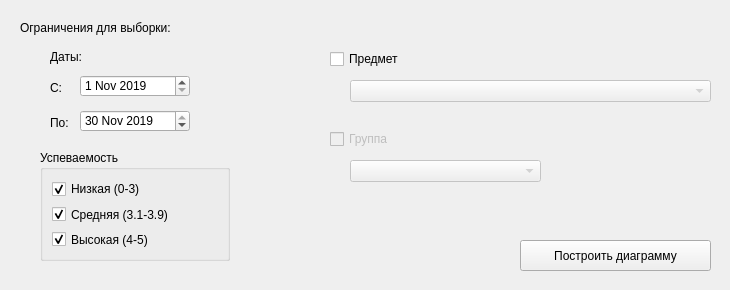
<?xml version="1.0" encoding="UTF-8"?>
<ui version="4.0">
 <class>AverageStatisticsSettings</class>
 <widget class="QMainWindow" name="AverageStatisticsSettings">
  <property name="geometry">
   <rect>
    <x>0</x>
    <y>0</y>
    <width>730</width>
    <height>290</height>
   </rect>
  </property>
  <property name="minimumSize">
   <size>
    <width>730</width>
    <height>290</height>
   </size>
  </property>
  <property name="maximumSize">
   <size>
    <width>730</width>
    <height>290</height>
   </size>
  </property>
  <property name="windowTitle">
   <string>Настройки построения диаграммы по средним</string>
  </property>
  <widget class="QWidget" name="centralwidget">
   <widget class="QLabel" name="label_3">
    <property name="geometry">
     <rect>
      <x>50</x>
      <y>80</y>
      <width>21</width>
      <height>16</height>
     </rect>
    </property>
    <property name="text">
     <string>С: </string>
    </property>
   </widget>
   <widget class="QComboBox" name="GroupNameComboBox">
    <property name="enabled">
     <bool>false</bool>
    </property>
    <property name="geometry">
     <rect>
      <x>350</x>
      <y>160</y>
      <width>191</width>
      <height>22</height>
     </rect>
    </property>
   </widget>
   <widget class="QCheckBox" name="SubjectCheckBox">
    <property name="geometry">
     <rect>
      <x>330</x>
      <y>50</y>
      <width>76</width>
      <height>18</height>
     </rect>
    </property>
    <property name="text">
     <string>Предмет</string>
    </property>
   </widget>
   <widget class="QLabel" name="label">
    <property name="geometry">
     <rect>
      <x>20</x>
      <y>20</y>
      <width>181</width>
      <height>16</height>
     </rect>
    </property>
    <property name="text">
     <string>Ограничения для выборки:</string>
    </property>
   </widget>
   <widget class="QGroupBox" name="groupBox">
    <property name="geometry">
     <rect>
      <x>40</x>
      <y>150</y>
      <width>190</width>
      <height>111</height>
     </rect>
    </property>
    <property name="title">
     <string>Успеваемость</string>
    </property>
    <layout class="QVBoxLayout" name="verticalLayout">
     <item>
      <widget class="QCheckBox" name="LowPerformanceCheckBox">
       <property name="text">
        <string>Низкая (0-3)</string>
       </property>
       <property name="checked">
        <bool>true</bool>
       </property>
      </widget>
     </item>
     <item>
      <widget class="QCheckBox" name="MidPerformanceCheckBox">
       <property name="text">
        <string>Средняя (3.1-3.9)</string>
       </property>
       <property name="checked">
        <bool>true</bool>
       </property>
      </widget>
     </item>
     <item>
      <widget class="QCheckBox" name="HighPerformanceCheckBox">
       <property name="text">
        <string>Высокая (4-5)</string>
       </property>
       <property name="checked">
        <bool>true</bool>
       </property>
      </widget>
     </item>
    </layout>
   </widget>
   <widget class="QLabel" name="label_2">
    <property name="geometry">
     <rect>
      <x>50</x>
      <y>50</y>
      <width>54</width>
      <height>14</height>
     </rect>
    </property>
    <property name="text">
     <string>Даты:</string>
    </property>
   </widget>
   <widget class="QComboBox" name="SubjectNameComboBox">
    <property name="enabled">
     <bool>false</bool>
    </property>
    <property name="geometry">
     <rect>
      <x>350</x>
      <y>80</y>
      <width>361</width>
      <height>22</height>
     </rect>
    </property>
   </widget>
   <widget class="QDateEdit" name="ToDateEdit">
    <property name="enabled">
     <bool>true</bool>
    </property>
    <property name="geometry">
     <rect>
      <x>80</x>
      <y>110</y>
      <width>110</width>
      <height>22</height>
     </rect>
    </property>
    <property name="dateTime">
     <datetime>
      <hour>0</hour>
      <minute>0</minute>
      <second>0</second>
      <year>2019</year>
      <month>11</month>
      <day>30</day>
     </datetime>
    </property>
   </widget>
   <widget class="QPushButton" name="BuildDiagrammBtn">
    <property name="geometry">
     <rect>
      <x>520</x>
      <y>240</y>
      <width>191</width>
      <height>31</height>
     </rect>
    </property>
    <property name="text">
     <string>Построить диаграмму</string>
    </property>
   </widget>
   <widget class="QLabel" name="label_4">
    <property name="geometry">
     <rect>
      <x>50</x>
      <y>115</y>
      <width>31</width>
      <height>16</height>
     </rect>
    </property>
    <property name="text">
     <string>По: </string>
    </property>
   </widget>
   <widget class="QDateEdit" name="FromDateEdit">
    <property name="enabled">
     <bool>true</bool>
    </property>
    <property name="geometry">
     <rect>
      <x>80</x>
      <y>75</y>
      <width>110</width>
      <height>22</height>
     </rect>
    </property>
    <property name="dateTime">
     <datetime>
      <hour>0</hour>
      <minute>0</minute>
      <second>0</second>
      <year>2019</year>
      <month>11</month>
      <day>1</day>
     </datetime>
    </property>
   </widget>
   <widget class="QCheckBox" name="GroupCheckBox">
    <property name="enabled">
     <bool>false</bool>
    </property>
    <property name="geometry">
     <rect>
      <x>330</x>
      <y>130</y>
      <width>76</width>
      <height>18</height>
     </rect>
    </property>
    <property name="text">
     <string>Группа</string>
    </property>
   </widget>
  </widget>
 </widget>
 <resources/>
 <connections/>
</ui>
